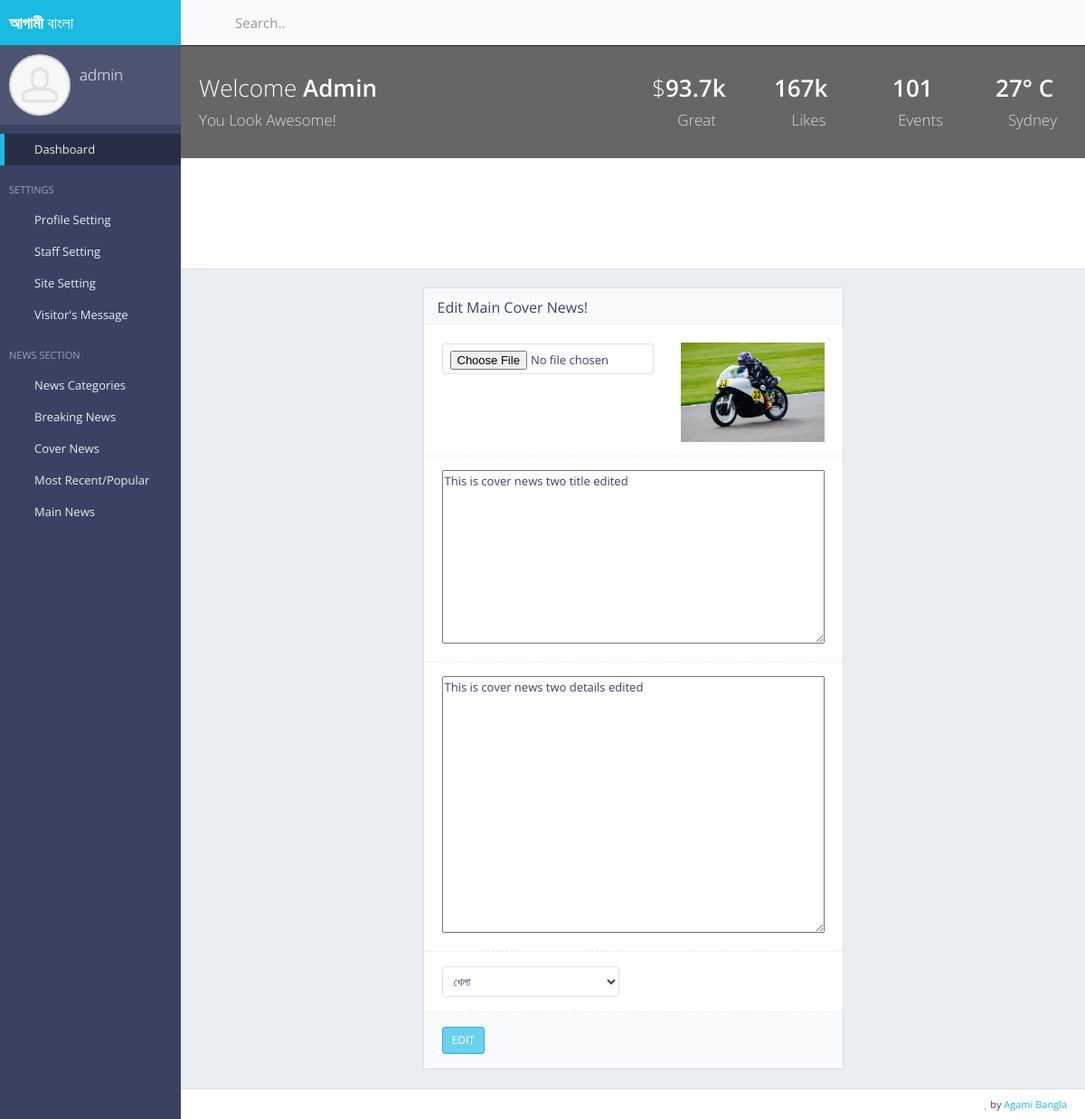
/aga/admin/edit/cover/news/two/1/ (signed in), run on the app's committed database.
### user/models.py (models this page shows, shortened)
class User(AbstractBaseUser):
    first_name = models.CharField(max_length=30, blank=False, verbose_name='First Name')
    last_name  = models.CharField(verbose_name="Last Name", max_length=30, blank=False)
    email      = models.EmailField(verbose_name='email address',max_length=255,unique=True,)
    user_name  = models.CharField(max_length=30, blank=False, unique=True)
    is_active  = models.BooleanField(default=False)
    is_admin   = models.BooleanField(default=False)
    is_Staff   = models.BooleanField(default=False)
    objects = CustomUserManager()
    USERNAME_FIELD = 'email'
    REQUIRED_FIELDS = ['user_name']

### adminPanel/models.py (models this page shows, shortened)
class CoverNews2(models.Model):
    cover_news_image = models.ImageField()
    cover_news_title = models.TextField(max_length=255, verbose_name="Cover News Title")
    cover_news_category = models.CharField(max_length=255, default="")
    cover_news_subcategory = models.CharField(max_length=255, blank=True, null=True)
    cover_news_details = models.TextField(max_length=2000, blank=True, null=True)
    cover_news_added_at = models.DateField(auto_now_add=True)

### adminPanel/views.py (the view, shortened to what this page needs)
# urls.py: url(r'^aga/admin/edit/cover/news/two/(?P<pk>\d+)/$', views.adminPanel_editCoverNewsTwo, name='adminPanelEditCoverNews2'),
@login_required(login_url='/login/user')
def adminPanel_editCoverNewsTwo(request, pk):
    cover_news_info_2 = CoverNews2.objects.filter(pk=pk).first()
    cover_news_cat_id = int(cover_news_info_2.cover_news_category)
    news_categories = NewsCategories.objects.all()
    context = {
        'pk' : pk,
        'cover_news_two_info' : cover_news_info_2,
        'cover_news_two_cat_id' : cover_news_cat_id,
        'news_categories' : news_categories,
    }
    return render(request, "backEnd/edit_cover_news_2.html", context)

### core/templates/backEnd/edit_cover_news_2.html (shortened to what this page needs)
{% extends 'backEnd/index.html' %}
{% load static %}
{% block main_content %}
<div class="row">
    <div class="col-md-3"></div>
    <div class="col-md-6">
        <div class="block">
            <div class="block-title">
                <h2>Edit Main Cover News!</h2>
            </div>
            <form action="{%url 'adminPanelEditCoverNews2' pk=pk %}" method="post" enctype="multipart/form-data" class="form-horizontal form-bordered">
                <div class="form-group">
                    <div class="col-md-7">
                        <input type="file" name="edit-cover-news-one-img" id="edit-cover-news-one-img" class="form-control">
                    </div>
                    <div class="col-md-5">
                        <img src="{{cover_news_two_info.cover_news_image.url}}" id="cover-news-one-img-preview" style="width:100%;height: 110px;" alt="">
                    </div>
                </div>
                <div class="form-group">
                    <div class="col-md-12">
                        <textarea name="edit_cover_news_title" id="edit_cover_news_title" cols="" style="width: 100%;" rows="10" maxlength="" placeholder="Cover News Title" required>{{cover_news_two_info.cover_news_title}}</textarea>
                    </div>
                </div>
                <div class="form-group">
                    <div class="col-md-12">
                        <textarea name="edit_cover_news_details" id="edit_cover_news_details" cols="" style="width: 100%;" rows="15" maxlength="" placeholder="Cover News Details" required>{{cover_news_two_info.cover_news_details}}</textarea>
                    </div>
                </div>
                <div class="form-group">
                    <div class="col-md-6">
                        <select id="select-category" name="edit-select-cover-news-category" class="form-control" size="1" required>
                            {% if news_categories|length == 0 %}
                            <option value="0">No News Category Found</option>
                            {% else %}
                            {% for cats in news_categories %}
                            {% if cover_news_two_info %}
                            {% if cats.pk == cover_news_two_cat_id %}
                            <option value="{{cats.pk}}" selected>{{cats.category_name}}</option>
                            {% else %}
                            <option value="{{cats.pk}}">{{cats.category_name}}</option>
                            {% endif %}
                            {% endif %}
                            {% endfor %}
                            {% endif %}
                        </select>
                    </div>
                    <div class="col-md-6">
                    </div>
                </div>
                <div class="form-group form-actions">
                    <div class="col-xs-12">
                        <button type="submit" class="btn btn-sm btn-primary">EDIT</button>
                    </div>
                </div>
            </form>
        </div>
    </div>
     <div class="col-md-3"></div>
</div>
{% endblock %}

### core/templates/backEnd/index.html (shortened to what this page needs)
{% load static %}
<!DOCTYPE html>
<html class="no-js" lang="en">
<head>
    <link rel="stylesheet" href="{%static 'backEnd/css/bootstrap.min.css' %}">
    <link rel="stylesheet" href="{%static 'backEnd/css/plugins.css' %}">
    <link rel="stylesheet" href="{%static 'backEnd/css/main.css' %}">
    <link rel="stylesheet" href="{%static 'backEnd/css/themes.css' %}">
</head>
<body>
<div id="page-wrapper">
    <div id="page-container" class="sidebar-partial sidebar-visible-lg sidebar-no-animations">
        <div id="sidebar">
            <div id="sidebar-scroll">
                <div class="sidebar-content">
                    <a href="index.html" class="sidebar-brand">
                        <span class="sidebar-nav-mini-hide"><strong>আগামী</strong> বাংলা</span>
                    </a>
                    <div class="sidebar-section sidebar-user clearfix sidebar-nav-mini-hide">
                        <div class="sidebar-user-avatar">
                            <a href="page_ready_user_profile.html">
                                {% if profile_pic %}
                                <img src="{{profile_pic.profileImg.url}}" alt="avatar">
                                {% else %}
                                <img src="{%static 'backEnd/img/placeholders/avatars/avatar2.jpg' %}" alt="avatar">
                                {% endif %}
                            </a>
                        </div>
                        <div class="sidebar-user-name">{{request.user.user_name}}</div>
                        <div class="sidebar-user-links">
                            <a href="#" data-toggle="tooltip" data-placement="bottom"
                               title="Profile"><i class="gi gi-user"></i></a>
                            <a href="/ag/admin/panel/update/profile/pic" class="enable-tooltip" data-placement="bottom" title="Settings"><i class="gi gi-cogwheel"></i></a>
                            <a href="{%url 'logoutUser' %}" data-toggle="tooltip" data-placement="bottom"
                               title="Logout"><i class="gi gi-exit"></i></a>
                        </div>
                    </div>
                    <ul class="sidebar-nav">
                        <li>
                            <a href="/ag/admin/panel/home" class=" active"><i class="gi gi-stopwatch sidebar-nav-icon"></i><span class="sidebar-nav-mini-hide">Dashboard</span></a>
                        </li>
                        <li class="sidebar-header">
                            <span class="sidebar-header-options clearfix">
                                <a href="javascript:void(0)" data-toggle="tooltip" title="Quick Settings">
                                    <i class="gi gi-settings"></i>
                                </a></span>
                            <span class="sidebar-header-title">Settings</span>
                        </li>
                        <li>
                            <a href="#" class="sidebar-nav-menu"><i
                                    class="fa fa-angle-left sidebar-nav-indicator sidebar-nav-mini-hide"></i>
                                <i class="gi gi-show_big_thumbnails sidebar-nav-icon"></i><span
                                        class="sidebar-nav-mini-hide">Profile Setting</span>
                            </a>
                        </li>
                        <li>
                            <a href="#" class="sidebar-nav-menu"><i
                                    class="fa fa-angle-left sidebar-nav-indicator sidebar-nav-mini-hide"></i>
                                <i class="gi gi-show_big_thumbnails sidebar-nav-icon"></i><span
                                        class="sidebar-nav-mini-hide">Staff Setting</span>
                            </a>
                        </li>
                        <li>
                            <a href="#" class="sidebar-nav-menu"><i
                                    class="fa fa-angle-left sidebar-nav-indicator sidebar-nav-mini-hide"></i>
                                <i class="gi gi-show_big_thumbnails sidebar-nav-icon"></i><span
                                        class="sidebar-nav-mini-hide">Site Setting</span>
                            </a>
                        </li>
                        <li>
                            <a href="#" class="sidebar-nav-menu"><i
                                    class="fa fa-angle-left sidebar-nav-indicator sidebar-nav-mini-hide"></i>
                                <i class="gi gi-show_big_thumbnails sidebar-nav-icon"></i><span
                                        class="sidebar-nav-mini-hide">Visitor's Message</span>
                            </a>
                        </li>
                        <li class="sidebar-header">
                            <span class="sidebar-header-options clearfix">
                                <a href="javascript:void(0)" data-toggle="tooltip" title="Quick Settings">
                                    <i class="gi gi-settings"></i>
                                </a></span>
                            <span class="sidebar-header-title">News Section</span>
                        </li>
                        <li>
                            <a href="#" class="sidebar-nav-menu"><i
                                    class="fa fa-angle-left sidebar-nav-indicator sidebar-nav-mini-hide"></i>
                                <i class="gi gi-show_big_thumbnails sidebar-nav-icon"></i><span class="sidebar-nav-mini-hide">News Categories</span>
                            </a>
                        </li>
                        <li>
                            <a href="#" class="sidebar-nav-menu"><i
                                    class="fa fa-angle-left sidebar-nav-indicator sidebar-nav-mini-hide"></i>
                                <i class="gi gi-show_big_thumbnails sidebar-nav-icon"></i><span class="sidebar-nav-mini-hide">Breaking News</span>
                            </a>
                        </li>
                        <li>
                            <a href="#" class="sidebar-nav-menu"><i
                                    class="fa fa-angle-left sidebar-nav-indicator sidebar-nav-mini-hide"></i>
                                <i class="gi gi-show_big_thumbnails sidebar-nav-icon"></i><span class="sidebar-nav-mini-hide">Cover News</span>
                            </a>
                        </li>
                         <li>
                            <a href="#" class="sidebar-nav-menu"><i
                                    class="fa fa-angle-left sidebar-nav-indicator sidebar-nav-mini-hide"></i>
                                <i class="gi gi-show_big_thumbnails sidebar-nav-icon"></i><span class="sidebar-nav-mini-hide">Most Recent/Popular</span>
                            </a>
                        </li>
                         <li>
                            <a href="#" class="sidebar-nav-menu"><i
                                    class="fa fa-angle-left sidebar-nav-indicator sidebar-nav-mini-hide"></i>
                                <i class="gi gi-show_big_thumbnails sidebar-nav-icon"></i><span class="sidebar-nav-mini-hide">Main News</span>
                            </a>
                        </li>
                    </ul>
                </div>
            </div>
        </div>
        <div id="main-container">
            <header class="navbar navbar-default">
                <ul class="nav navbar-nav-custom">
                    <li>
                        <a href="javascript:void(0)" onclick="App.sidebar('toggle-sidebar');this.blur();">
                            <i class="fa fa-bars fa-fw"></i>
                        </a>
                    </li>
                </ul>
                <form action="page_ready_search_results.html" method="post" class="navbar-form-custom">
                    <div class="form-group">
                        <input type="text" id="top-search" name="top-search" class="form-control"
                               placeholder="Search..">
                    </div>
                </form>
            </header>
            <div id="page-content">
                <div class="content-header content-header-media">
                    <div class="header-section">
                        <div class="row">
                            <div class="col-md-4 col-lg-6 hidden-xs hidden-sm">
                                <h1>Welcome <strong>Admin</strong><br><small>You Look Awesome!</small></h1>
                            </div>
                            <div class="col-md-8 col-lg-6">
                                <div class="row text-center">
                                    <div class="col-xs-4 col-sm-3">
                                        <h2 class="animation-hatch">
                                            $<strong>93.7k</strong><br>
                                            <small><i class="fa fa-thumbs-o-up"></i> Great</small>
                                        </h2>
                                    </div>
                                    <div class="col-xs-4 col-sm-3">
                                        <h2 class="animation-hatch">
                                            <strong>167k</strong><br>
                                            <small><i class="fa fa-heart-o"></i> Likes</small>
                                        </h2>
                                    </div>
                                    <div class="col-xs-4 col-sm-3">
                                        <h2 class="animation-hatch">
                                            <strong>101</strong><br>
                                            <small><i class="fa fa-calendar-o"></i> Events</small>
                                        </h2>
                                    </div>
                                    <div class="col-sm-3 hidden-xs">
                                        <h2 class="animation-hatch">
                                            <strong>27&deg; C</strong><br>
                                            <small><i class="fa fa-map-marker"></i> Sydney</small>
                                        </h2>
                                    </div>
                                </div>
                            </div>
                        </div>
                    </div>
                </div>
                {% block main_content %}
                {% endblock %}
            </div>
            <footer class="clearfix">
                <div class="pull-right">
                     <i class="fa fa-heart text-danger"></i> by <a href="#" target="_blank">Agami Bangla</a>
                </div>
            </footer>
        </div>
    </div>
</div>
</body>
</html>

### data on the page
User: user.user_name "admin"
CoverNews2: cover_news_image (picture), edit_cover_news_title "This is cover news two title edited", edit_cover_news_details "This is cover news two details edited"

### other printed values
form field edit-select-cover-news-category "খেলা"
